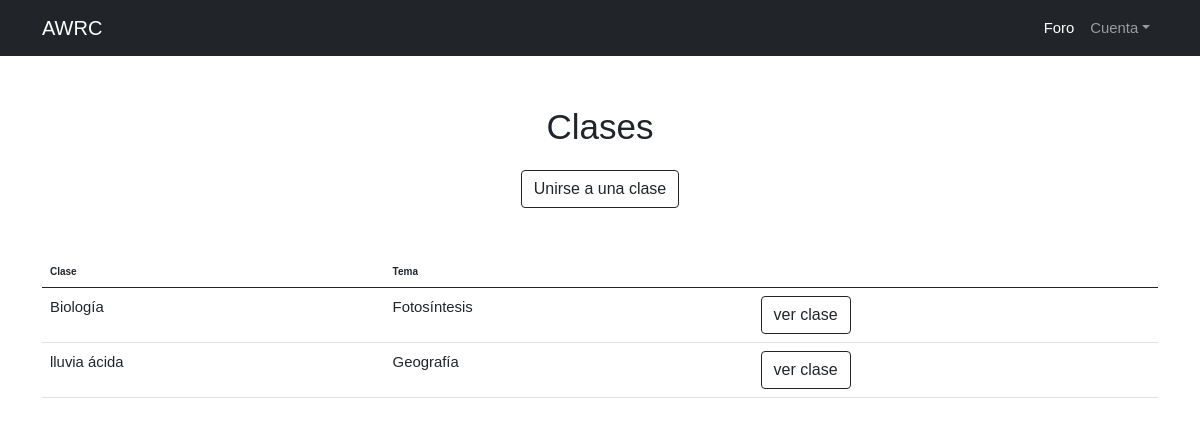
The page /MG1/ (signed in) on the database its author committed.
### AMCE/models.py (models this page shows, shortened)
class Anadir(models.Model):
	user_id = models.ForeignKey(User, on_delete=models.CASCADE)
	codigo_materia = models.ForeignKey(Clases, on_delete=models.CASCADE)

class Clases(models.Model):
	codigo = models.CharField(max_length=10, primary_key=True)
	tema = models.CharField(max_length=100)
	nombre = models.CharField(max_length=100)

### AMCE/views.py (the view)
# urls.py: path('MG1/', views.MG1, name = "MG1"),
@login_required
def MG1(request):
	code = Anadir.objects.all()
	a = request.POST
	current_user = get_object_or_404(User, pk=request.user.pk)
	args = {'form': a, 'code':code}
	if request.method == 'POST':
		print(a)
		codigo_ingresado = request.POST.get("new")
		codigo_clase = Anadir(user_id=current_user,codigo_materia=codigo_ingresado.id)
		codigo_clase.save()
	return render(request,"AMCE/SelEquipo.html",args)

### AMCE/templates/AMCE/SelEquipo.html (shortened to what this page needs)
{% extends 'AMCE/MG1.html'%}
{% block content %}
    <div >
      <br>
      <br>
      <blockquote class="blockquote text-center">
        <p class="mb-0" style="margin-top: 15px; font-size: 35px;">Clases</p>
      </blockquote>
    </div>
    <center>
      <a class="btn btn-outline-dark" id="myBtn">Unirse a una clase</a>
    </center>
    <div class="container mt-5">
      <table class="table">
            <thead>
            <th>Clase</th>
            <th>Tema</th>
            <th></th>
        </thead>
        <tbody>
          {% for codigo in code %}
              <tr>
              <td><a style="size: 30px" >{{codigo.codigo_materia.tema}}</a></td>
              <td><a style="size: 30px" >{{codigo.codigo_materia.nombre}}</a></td>
              <td><a class="btn btn-outline-dark" id="" href="/paso1-1" style="size: 1px">ver clase</a></td>
            </tr>
          {% endfor %}
        </tbody>
      </table>
    </div>
{% endblock%}

### static/css/feedStyle.css (style rules this page uses)
body { background: #FFFFFF; font-size: 62.5%; font-family: 'Varela Round', Helvetica, Arial, serif; }
p { font-size: 1rem; }
a { font-size: .93rem; text-decoration: none; color: black; }

### rows shown on the page
Anadir: codigo_materia.tema "Biología", codigo_materia.nombre "Fotosíntesis"
Anadir: codigo_materia.tema "lluvia ácida", codigo_materia.nombre "Geografía"
